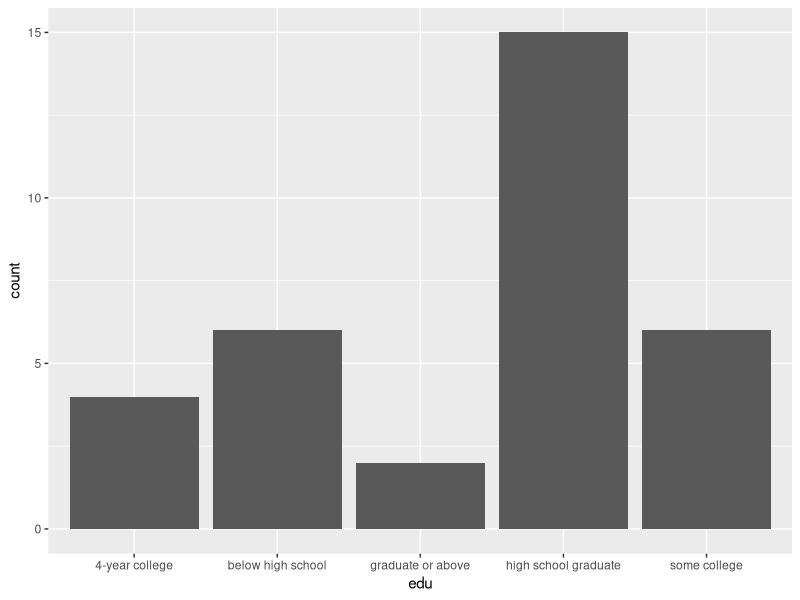
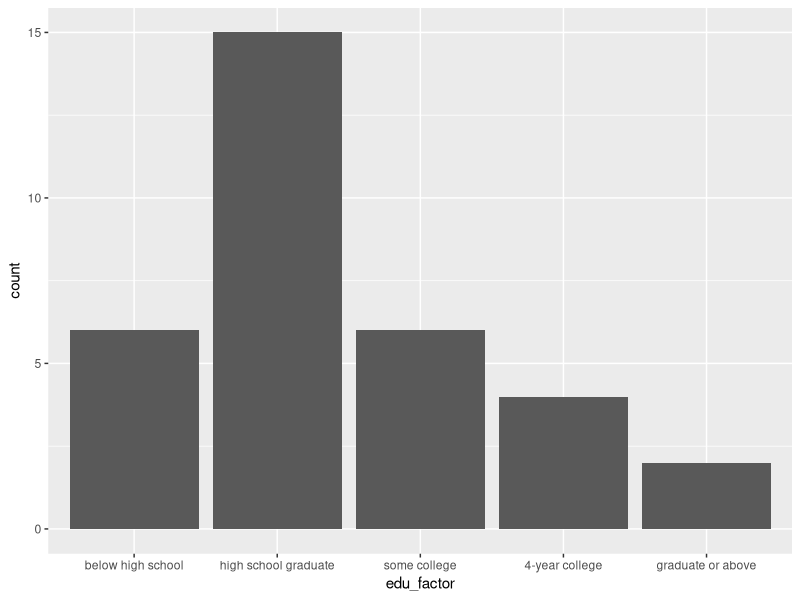

Recreate these plots in R, in order.
## ---- chunk 1
knitr::opts_chunk$set(echo = TRUE)

# Install package
# (after you install, you can delete the line below and keep only the 'library' line)
# install.packages(c("tidyverse", "gridExtra", "kableExtra"))

# Load package to environment
library(tidyverse)

## ---- chunk 2

# logical
TRUE
FALSE
str(T)
str(TRUE)
class(T)
class(TRUE)

# character
c1 = "1.1"
c2 = "2"

# numeric
n1 = 1.1
n2 = 2

# try run:
# c1 + c2 # this will throw an error message
n1 + n2

# check variable type
str(c1)
str(n1)

class(c1)
class(n1)

# you can also use is.xxx() to get a T/F for a particular data type:
is.numeric(c1)
is.numeric(n1)

is.character(c1)
is.character(n1)

is.integer(c1)
is.integer(n1)

## ---- chunk 3

# --------- Vector --------- 
v1 = c(1, 2, 5.3, 6, -2, 4) # numeric vector
v2 = c("one", "two", "three") # character vector
v3 = c(TRUE, TRUE, TRUE, FALSE, TRUE, FALSE) #logical vector

v4 = vector(mode = "numeric", length = 10) # a vector of zeros
v4[5] = 8 # you can assign value by indexing the vector

v5 = seq(0.1, 1, 0.1) # seq() creates a regular sequence 

# check if vector 
is.vector(v1)

# check length of vector
length(v1)

# vector operation
v6 = v4 + v5


# --------- Matrices --------- 
m1 = matrix(rep(1, 9), nrow = 3, ncol = 3)
m2 = matrix(seq(0.1, 1.5, 0.1), nrow = 3, ncol = 5)
# combine matrices
cbind(m1, m2)
# scalar
0.5 * m1
# transpose
t(m2)
# diagonal elements
diag(m2)
# matrix multiplication
m1 %*% m2
# element-wise multiplication
m1 * m2[1:3, 1:3]



# --------- Data frames --------- 
var1 <- c(1, 2, 3, 4)
var2 <- c("red", "white", "red", NA)
var3 <- c(TRUE, TRUE, TRUE, FALSE)
mydf <- data.frame(var1, var2, var3)
names(mydf) <- c("ID", "Color", "Passed") # update variable names

# Base R methods of data frame indexing 
mydf[1:2] # columns 1, 2 of data frame
mydf[c(1, 3), ] # row 1, 3 of data frame
mydf[c("ID", "Color")] # columns ID and Color from data frame
mydf$Color # variable Color in the data frame

# Convert a vector or matrix to df
as.data.frame(v1)
as.data.frame(m1)


# --------- Lists --------- 
l1 = list(n1, c1, v1, m1)
l1
# List index
l1[4]
l1[[4]]
l1[4][[1]]
# Nested list
l2 = list(m2, l1)
l2


# --------- Factor --------- 

# A vector of education levels, unordered
edu <- c(rep("high school graduate", 15), 
         rep("4-year college", 4),
         rep("graduate or above", 2),
         rep("some college", 6),
         rep("below high school", 6))

# Plot its count: Default order is alphabetical
edu %>%
  as.data.frame() %>%
  ggplot(aes(x = edu)) + 
  geom_bar()

# Covert vector to a factor with cutomized levels
edu_factor <- factor(edu, 
                     levels = c("below high school", 
                                "high school graduate" , 
                                "some college", 
                                "4-year college",
                                "graduate or above"))
# Plot the counts again:
edu_factor %>%
  as.data.frame() %>%
  ggplot(aes(x = edu_factor)) + 
  geom_bar()

## ---- chunk 4

# function
add_one <- function(vector){
  out_vector = vector + 1
  return(out_vector)
}

# try:
add_one(v1)

